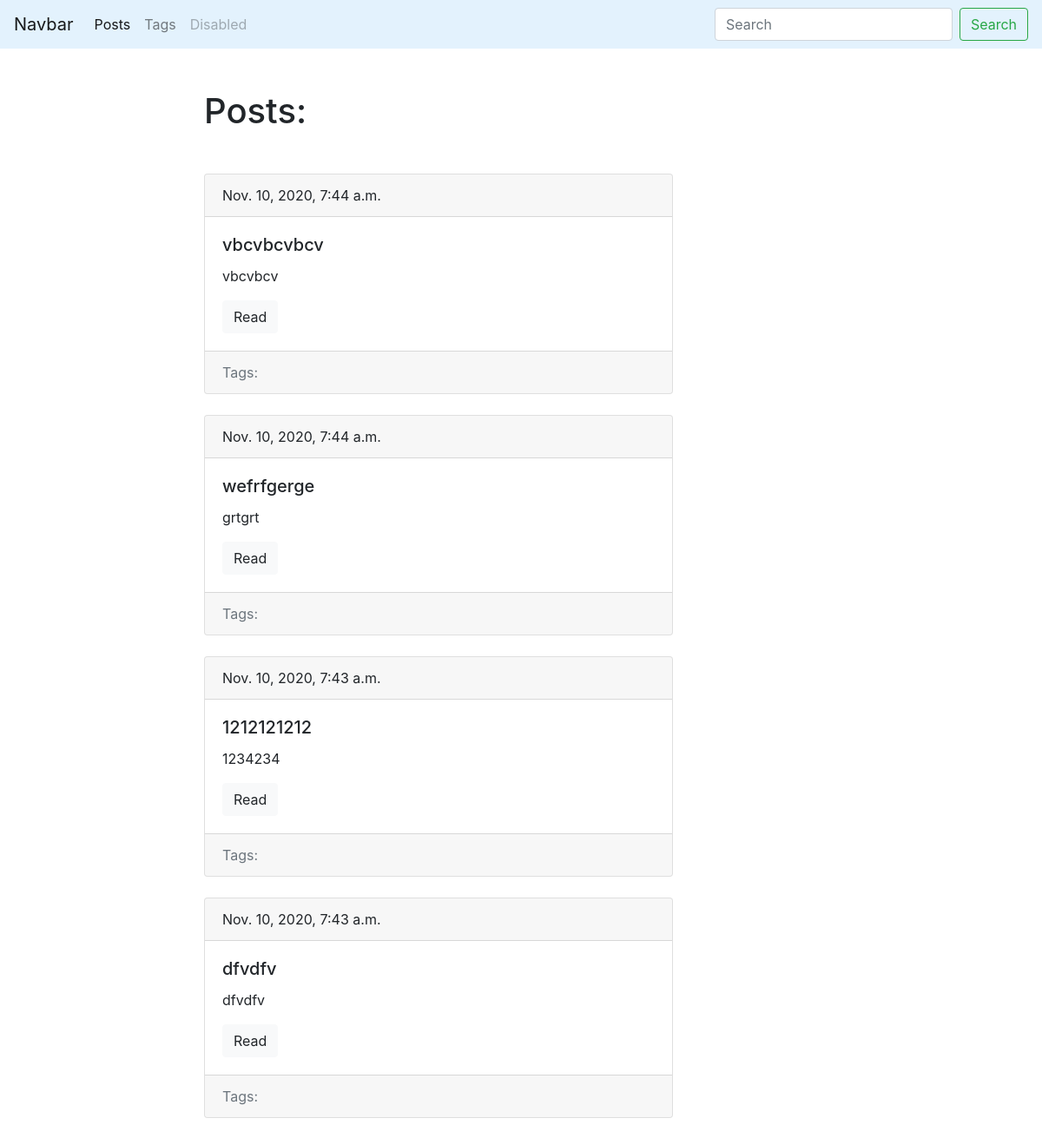
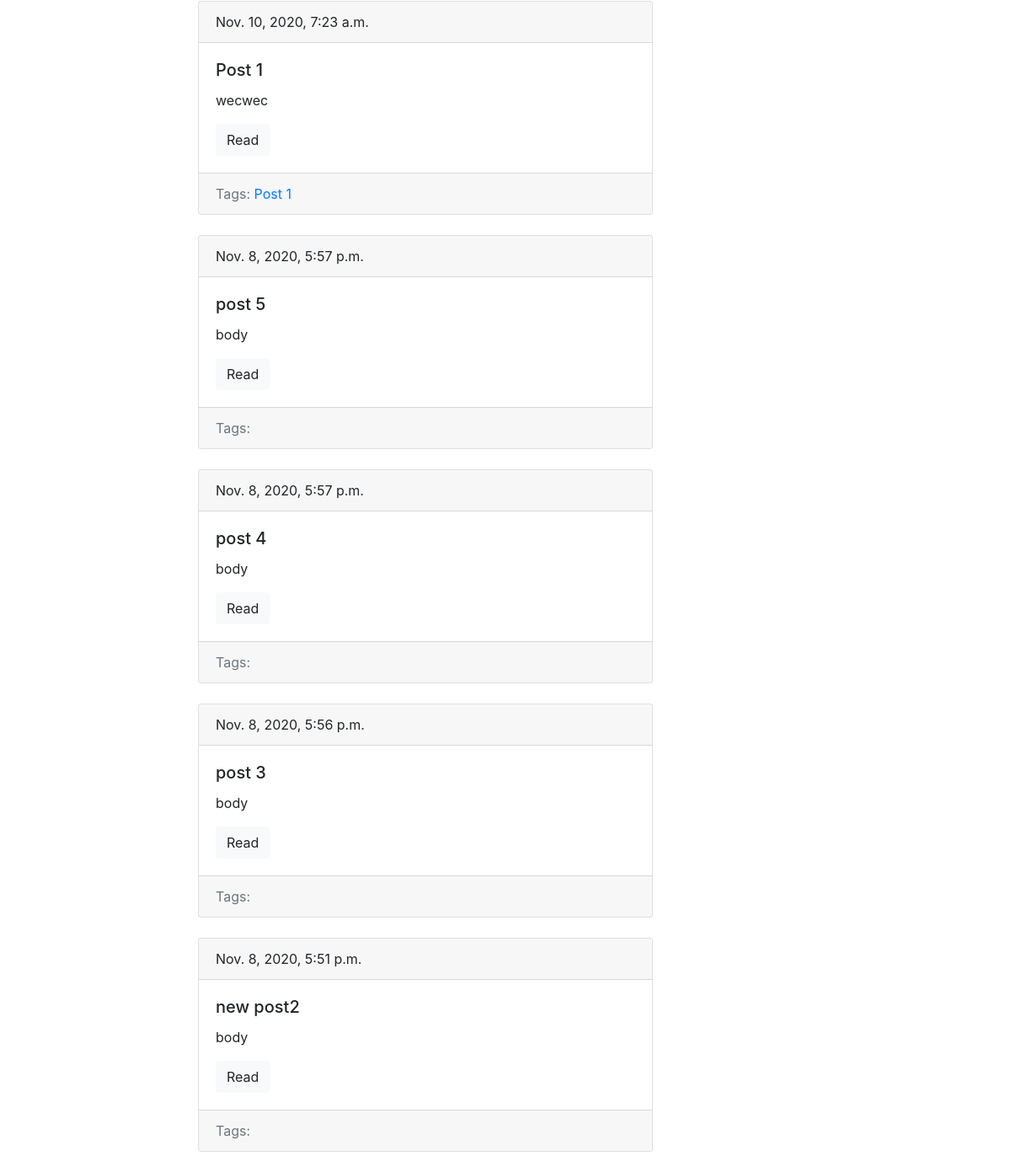
/blog/, run on an earlier commit of the app's database (2 pictures, top to bottom).
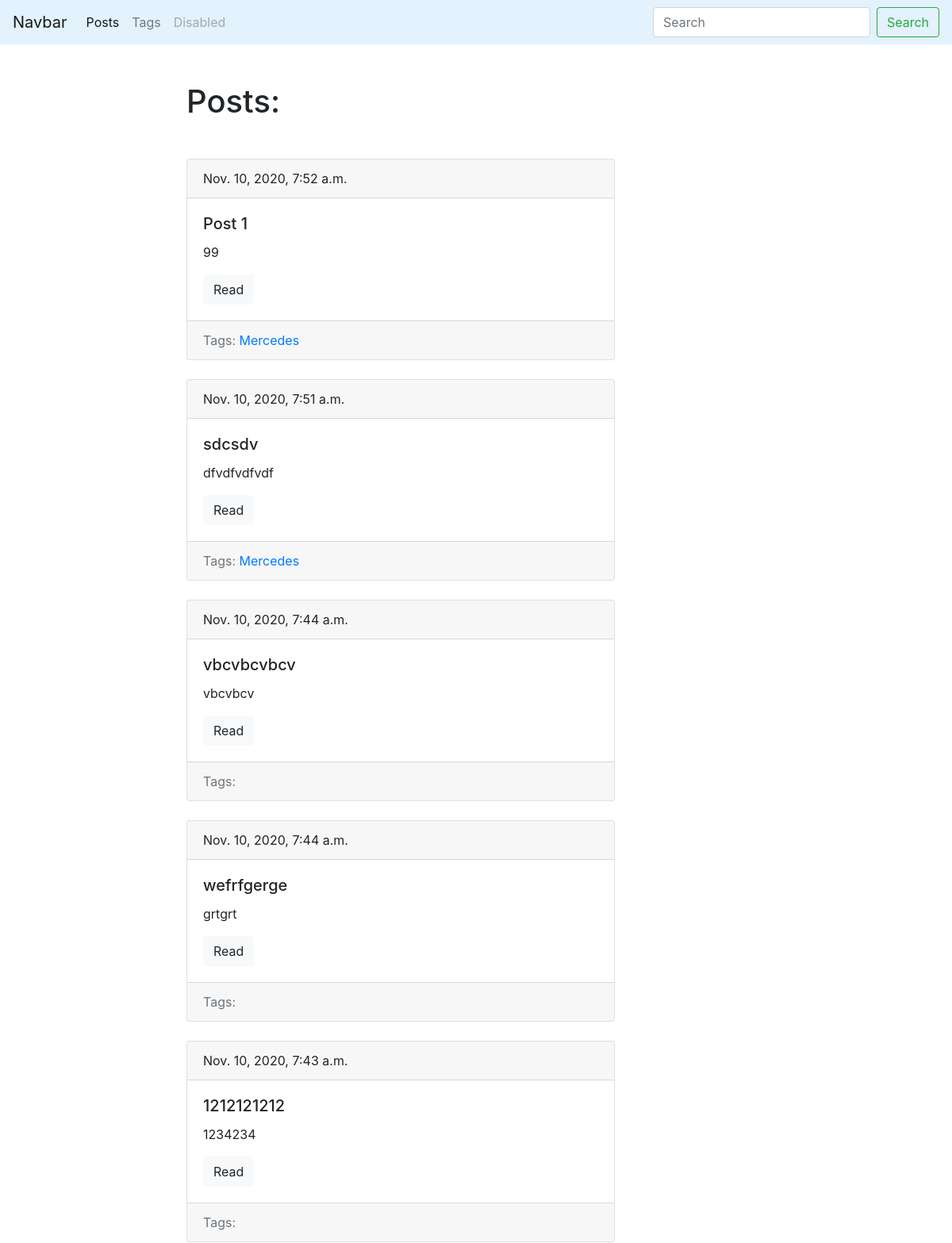
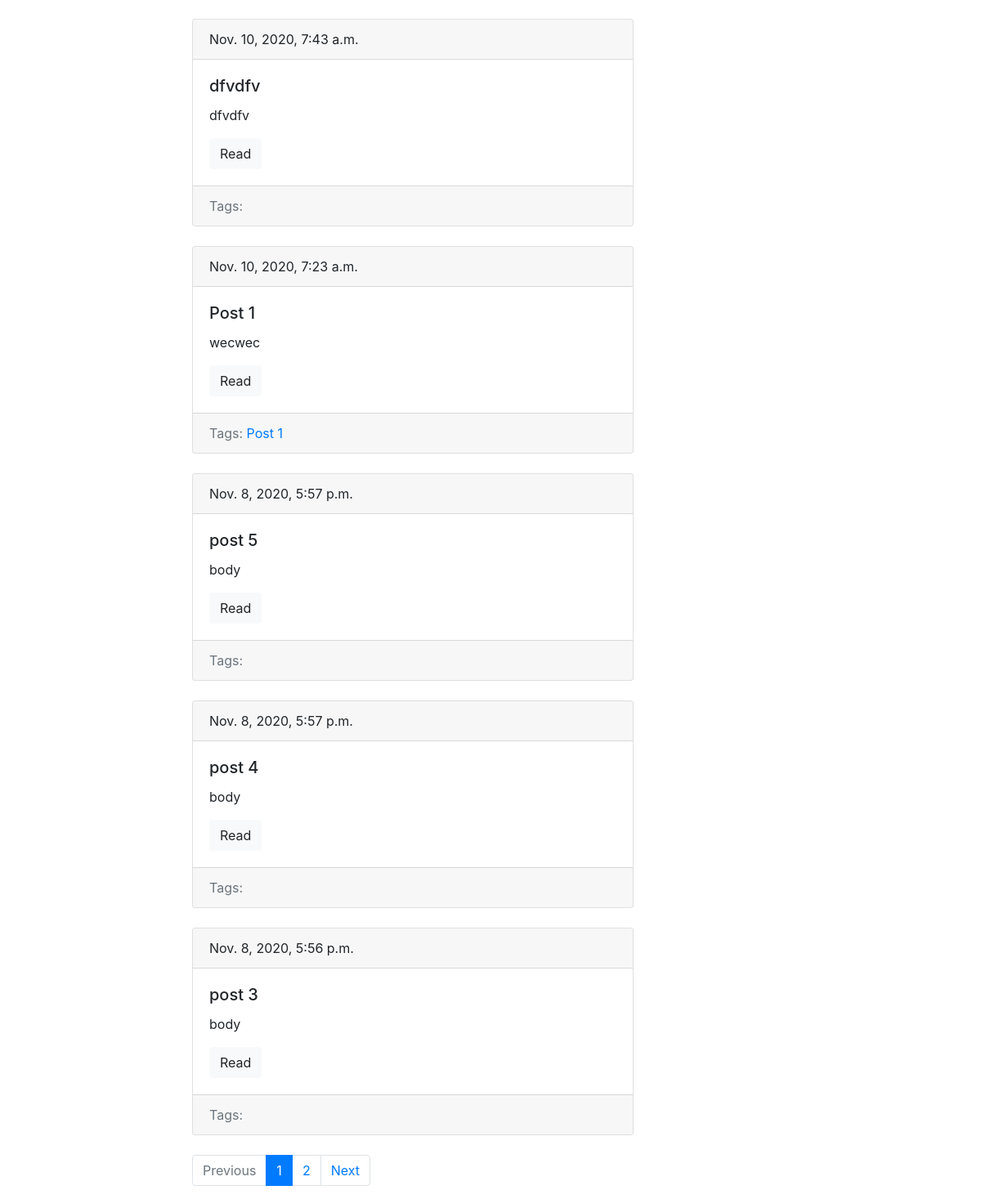
And on a later commit of the database (2 pictures, top to bottom).
### blog/models.py (models this page shows, shortened)
class Post(models.Model):
    title = models.CharField(max_length=150, db_index= True)
    slug = models.SlugField(max_length=150, blank=True, unique=True)
    body = models.TextField(blank=True, db_index=True)
    date_pub = models.DateTimeField(auto_now_add=True)
    tags = models.ManyToManyField('Tag', blank=True, related_name='posts')
    def get_absolute_url(self):
        return reverse('post_detail_url', kwargs={'slug': self.slug})
    class Meta:
        ordering = ['-date_pub']

class Tag(models.Model):
    title = models.CharField(max_length=50)
    slug = models.SlugField(max_length=50, unique=True)
    def get_absolute_url(self):
        return reverse('tag_detail_url', kwargs={'slug': self.slug})
    class Meta:
        ordering = ['title']

### blog/views.py (the view)
# urls.py: path('', posts_list, name='posts_list_url'),
def posts_list(request):
    search_query = request.GET.get('search', '')
    if search_query:
        posts = Post.objects.filter(Q(title__icontains=search_query) | Q(body__icontains=search_query))
    else:
        posts = Post.objects.all()
    paginator = Paginator(posts, 10)
    page_number = request.GET.get('page', 1)
    page = paginator.get_page(page_number)
    is_paginated = page.has_other_pages()
    if page.has_previous():
        prev_url = '?page={}'.format(page.previous_page_number())
    else:
        prev_url = ''
    if page.has_next():
        next_url = '?page={}'.format(page.next_page_number())
    else:
        next_url = ''
    context = {
        'page_object': page,
        'is_paginated': is_paginated,
        'next_url': next_url,
        'prev_url': prev_url,
    }
    return render(request, 'blog/index.html', context=context)

### blog/templates/blog/index.html (shortened to what this page needs)
{% extends 'blog/base_blog.html' %}
{% block content %}
    <h1 class="mb-5"> Posts: </h1>
    {% for post in page_object.object_list %}
        {% include 'blog/includes/post_card_template.html' %}
    {% endfor %}
{% endblock %}

### blog/templates/blog/includes/post_card_template.html
<div class="card mb-4">
    <div class="card-header">
        {{ post.date_pub }}
    </div>
    <div class="card-body">
        <h5 class="card-title"> {{ post.title }} </h5>
        <p class="card-text"> {{ post.body|truncatewords:15 }} </p>
        <a href="{{ post.get_absolute_url }}" class="btn btn-light">Read</a>
    </div>
    <div class="card-footer text-muted">
        Tags:
        {% for tag in post.tags.all %}
            <a href="{{ tag.get_absolute_url }}">{{ tag.title }}</a>
        {% endfor %}
    </div>
</div>

What changed in the data, as far as the page shows it:
no longer on this page (row unchanged): Post: date_pub "Nov. 8, 2020, 5:51 p.m.", title "new post2", body "body"
added Post: date_pub "Nov. 10, 2020, 7:52 a.m.", title "Post 1", body "99"
now on this page (row unchanged): Tag: title "Mercedes"
added Post: date_pub "Nov. 10, 2020, 7:51 a.m.", title "sdcsdv", body "dfvdfvdfvdf"
Also different on the page:
text now shown: "Previous Next"
new list line: "1"
new list line: "2"
